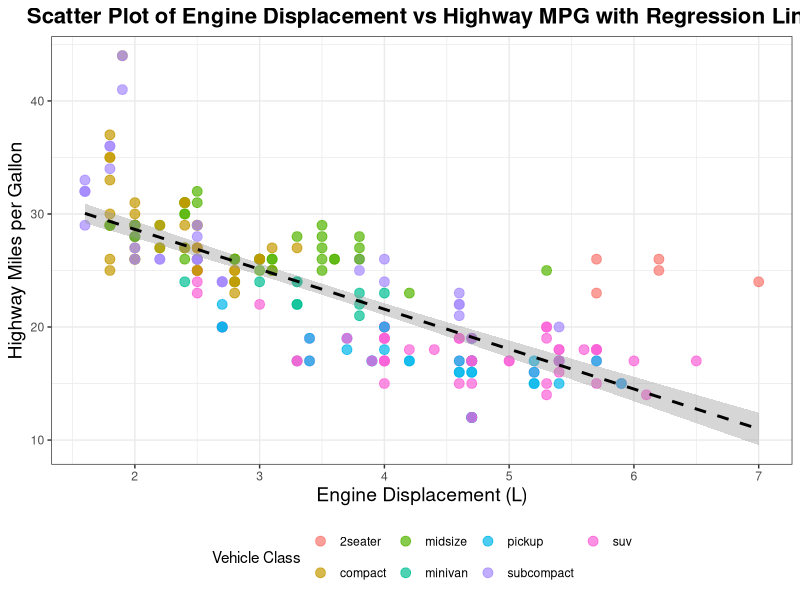
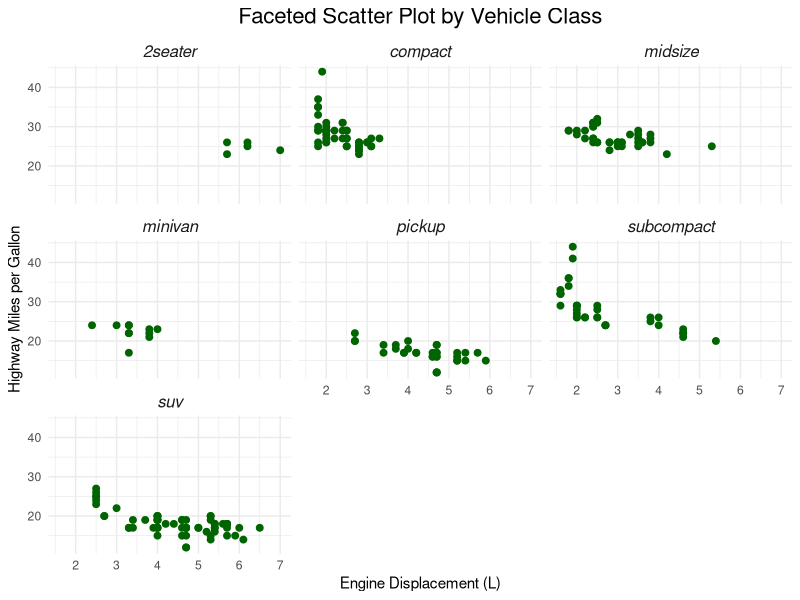
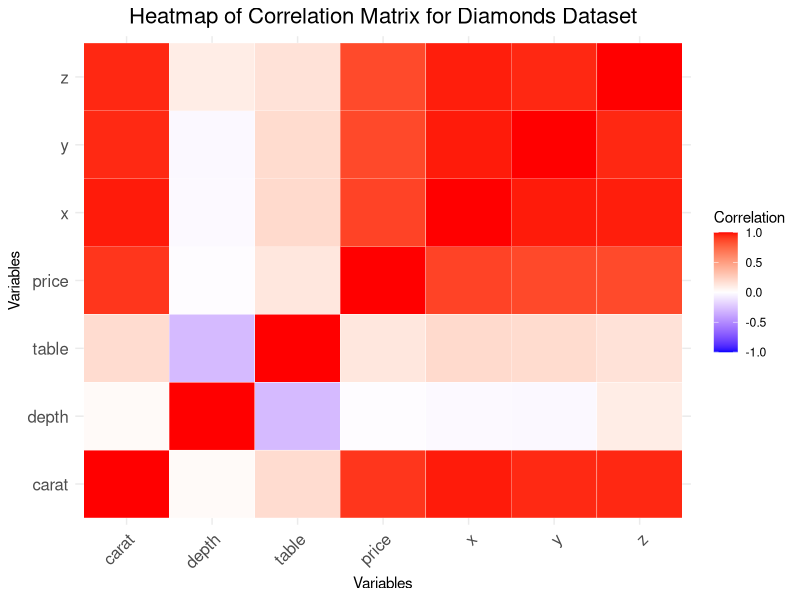
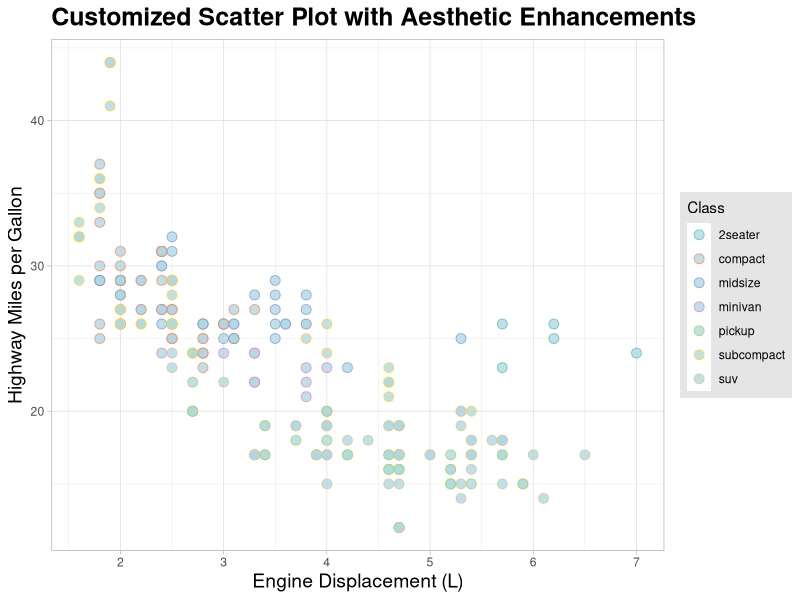
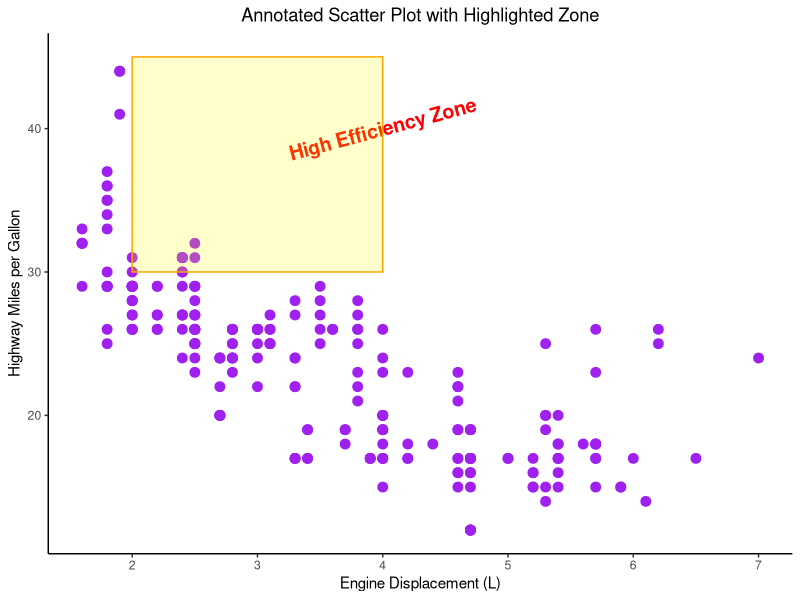
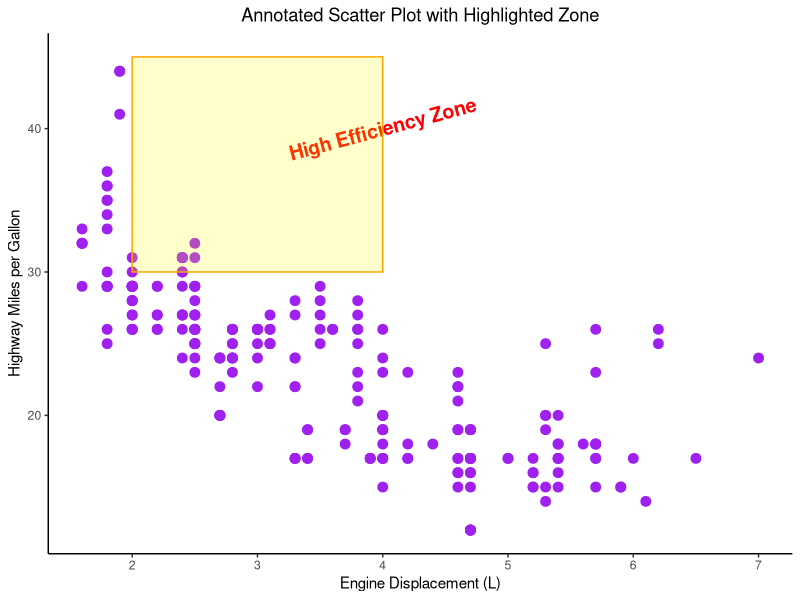

These charts were generated, in order, by the following R code:

# Program 6: Data Visualization with ggplot2 and Customizations
# Wrapped output version for RMarkdown PDF rendering

library(ggplot2)
library(reshape2)
library(dplyr)

# -------------------- MPG Dataset --------------------
data("mpg")

# Scatter plot with regression line
cat("\n--- Scatter Plot: Engine Displacement vs Highway MPG ---\n")
p1 <- ggplot(mpg, aes(x = displ, y = hwy, color = class)) +
  geom_point(size = 3, alpha = 0.7) + 
  geom_smooth(method = "lm", se = TRUE, linetype = "dashed", color = "black", size = 1) + 
  labs(
    title = "Scatter Plot of Engine Displacement vs Highway MPG with Regression Line",
    x = "Engine Displacement (L)",
    y = "Highway Miles per Gallon",
    color = "Vehicle Class"
  ) +
  theme_bw() + 
  theme(
    plot.title = element_text(hjust = 0.5, size = 16, face = "bold"),
    axis.title = element_text(size = 14),
    legend.position = "bottom"
  )
print(p1)

# Faceted plot by class
cat("\n--- Faceted Scatter Plot by Vehicle Class ---\n")
p2 <- ggplot(mpg, aes(x = displ, y = hwy)) +
  geom_point(color = "darkgreen", size = 2) +
  facet_wrap(~ class, ncol = 3) + 
  labs(
    title = "Faceted Scatter Plot by Vehicle Class",
    x = "Engine Displacement (L)",
    y = "Highway Miles per Gallon"
  ) +
  theme_minimal() +
  theme(
    strip.text = element_text(size = 12, face = "italic"), 
    plot.title = element_text(hjust = 0.5, size = 16)
  )
print(p2)

# -------------------- DIAMONDS DATASET --------------------
data("diamonds")

# Compute correlation matrix
cor_matrix <- cor(diamonds[, sapply(diamonds, is.numeric)], use = "complete.obs")

cat("\n--- Correlation Matrix for Diamonds Dataset ---\n")
print(format(round(cor_matrix, 3), justify = "left"))

# Melt for ggplot heatmap
cor_data <- melt(cor_matrix)

# Heatmap visualization
p3 <- ggplot(cor_data, aes(Var1, Var2, fill = value)) +
  geom_tile(color = "white") + 
  scale_fill_gradient2(
    low = "blue", high = "red", mid = "white",
    midpoint = 0, limit = c(-1, 1), space = "Lab", name = "Correlation"
  ) +
  labs(
    title = "Heatmap of Correlation Matrix for Diamonds Dataset",
    x = "Variables", y = "Variables"
  ) +
  theme_minimal() +
  theme(
    axis.text.x = element_text(angle = 45, hjust = 1, size = 12),
    axis.text.y = element_text(size = 12),
    plot.title = element_text(hjust = 0.5, size = 16)
  )
print(p3)

# -------------------- Custom Aesthetic Enhancements --------------------
cat("\n--- Customized Scatter Plot with Aesthetic Enhancements ---\n")
p4 <- ggplot(mpg, aes(x = displ, y = hwy, color = class)) +
  geom_point(size = 3, shape = 21, fill = "lightblue", alpha = 0.8) +
  theme_light() + 
  scale_color_brewer(palette = "Set2") + 
  labs(
    title = "Customized Scatter Plot with Aesthetic Enhancements",
    x = "Engine Displacement (L)",
    y = "Highway Miles per Gallon",
    color = "Class"
  ) +
  theme(
    plot.title = element_text(face = "bold", size = 18),
    axis.title.x = element_text(size = 14),
    axis.title.y = element_text(size = 14),
    legend.background = element_rect(fill = "gray90")
  )
print(p4)

# -------------------- Annotated Plot --------------------
cat("\n--- Annotated Scatter Plot with Highlighted Zone ---\n")
annotated_plot <- ggplot(mpg, aes(x = displ, y = hwy)) +
  geom_point(color = "purple", size = 3) +
  annotate("text", x = 4, y = 40, label = "High Efficiency Zone",
           color = "red", size = 5, fontface = "bold", angle = 15) +
  annotate("rect", xmin = 2, xmax = 4, ymin = 30, ymax = 45,
           alpha = 0.2, fill = "yellow", color = "orange") + 
  labs(
    title = "Annotated Scatter Plot with Highlighted Zone",
    x = "Engine Displacement (L)",
    y = "Highway Miles per Gallon"
  ) +
  theme_classic() +
  theme(plot.title = element_text(hjust = 0.5))
print(annotated_plot)

# Save annotated plot to file
ggsave("annotated_scatter_plot_expanded.png", annotated_plot, width = 10, height = 8, dpi = 300)
cat("\nPlot saved as 'annotated_scatter_plot_expanded.png'\n")
